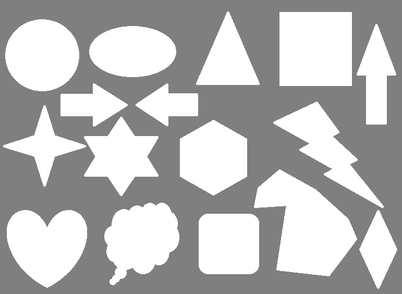
#> input picture CV04/match_shapes3.png, 402 x 294 px, shrunk from 771 x 564 before the run, found by its file name
$ python 5_matching_every_shape.py
#> lines starting #> are read from the running program, lines starting #| are printed output that depends on the picture; after the words box and inside, x2 and y2 are one past the last pixel; in counts of white or black regions, pixels touching at a corner belong together
"""
Matching contours using cv2.matchShapes() against a selected template shape

개요
    이진화 과정을 거친 영상에 대해 검출한 컨투어 객체에 대해 랜덤 함수로 선택한 컨투어를 번호를
    기준 (template)으로 할 때 각 객체와의 Hu moment의 매칭 score를 3가지 관점(I1~I3)으로 보였다.
    그림에서 좌측 상단은 검출한 컨투어와 그 번호를 보였고, 임의 선택된 객체는 분홍색으로 표시하였다.
    나머지 화면은 해당 객체의 매칭 score를 3가지 지표(I1~I3)로 보인 것이다.


미션
    100% 모양이 같은 shape 객체를 한 화면에 10개의 같은 shape를 복사해 넣는다
    방법: 1. 그림판 혹은 유사도구를 사용한 그림 파일 생성(기본 점수), 2. 프로그램 구현(가점 점수)
    크기 조정, 회전 각도 조정, 위치 이동
    매칭 지표별: 특정한 변동에 대해 자기자신에 가장 가까운 매칭 스코어를 보이는 shape를 다음과 같이 순차적으로 나열하고 통계를 구해 보자.
       매칭지표1, 크기변동, 제1 shape(자기 자신), 제2 shape, ...... 평균, 표준편차
       매칭지표2, 크기변동, 제1 shape(자기 자신), 제2 shape, ...... 평균, 표준편차
       매칭지표3, 크기변동, 제1 shape(자기 자신), 제2 shape, ...... 평균, 표준편차

       매칭지표1, 회전변동, 제1 shape(자기 자신), 제2 shape, ...... 평균, 표준편차
       매칭지표2, 회전변동, 제1 shape(자기 자신), 제2 shape, ...... 평균, 표준편차
       매칭지표3, 회전변동, 제1 shape(자기 자신), 제2 shape, ...... 평균, 표준편차

       매칭지표1, 위치변동, 제1 shape(자기 자신), 제2 shape, ...... 평균, 표준편차
       매칭지표2, 위치변동, 제1 shape(자기 자신), 제2 shape, ...... 평균, 표준편차
       매칭지표3, 위치변동, 제1 shape(자기 자신), 제2 shape, ...... 평균, 표준편차

    위 자료를 바탕으로 분석자료를 도출하시오.
    1. 가장 크기 변동에 견실한 특징을 보이는 매칭 지표는?
    2. 가장 회전 변동에 견실한 특징을 보이는 매칭 지표는?
    3. 가장 위치 변동에 견실한 특징을 보이는 매칭 지표는?


"""

# Import required packages:

Path = '../data/'               # 현재 상위 폴더의 상위 폴더 아래에 있는 data 폴더.

#Name = 'drawing1.png'
Name = 'drawing2.png'   # 검토 대상. 같은 모양이 회전 상태로 배열..
# [8 lines of commented-out code are left out]
Name = 'match_shapes3.png'      # 추천 영상


import numpy as np
import cv2
from matplotlib import pyplot as plt

def centroid(moments):
    """Returns centroid based on moments"""

    x_centroid = round(moments['m10'] / moments['m00'])
    y_centroid = round(moments['m01'] / moments['m00'])
    return x_centroid, y_centroid

def get_position_to_draw(text, point, font_face, font_scale, thickness):
    """Gives the coordinates to draw centered"""

    text_size = cv2.getTextSize(text, font_face, font_scale, thickness)[0]
    text_x = point[0] - text_size[0] / 2
    text_y = point[1] + text_size[1] / 2
    return round(text_x), round(text_y)

def show_img_with_matplotlib(color_img, title, pos):
    """Shows an image using matplotlib capabilities"""

    # Convert BGR image to RGB
    img_RGB = color_img[:, :, ::-1]

    ax = plt.subplot(2, 2, pos)
    plt.imshow(img_RGB)
    plt.title(title)
    plt.axis('off')

FullName = Path + Name
image = cv2.imread(FullName)   # 편의상 모노 영상도 3채널로 읽은 것으로 가정한다.
#> image is the input picture: shape (294, 402, 3); min 105, max 255, mean 184.1
assert image is not None, "Failed to load image file:"
gray_image = cv2.cvtColor(image, cv2.COLOR_BGR2GRAY)

# Apply cv2.threshold() to get binary images:
#ret, thresh = cv2.threshold(gray_image, 70, 255, cv2.THRESH_BINARY_INV)
otsu_thr, thresh = cv2.threshold(gray_image,  # otsu_thr = 연산된 임계치. , otsu_mask = 바이너리 영상
                                    -1,     # 원래 임계값을 지정하는 것인데  오츠는 자동 연산하기 때문에 활용되지 않는다.
                                    255,    # 임계값 보다 클 경우 배정될 값. 나머지는 0이된다.
                                    cv2.THRESH_BINARY | cv2.THRESH_OTSU)
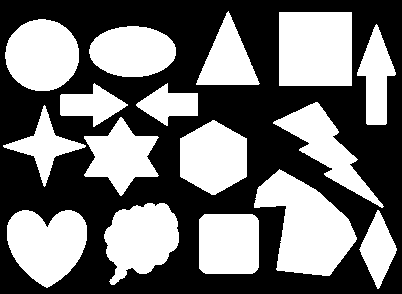
#> thresh: shape (294, 402); 44.8% white; 16 white regions
#> otsu_thr = 190

# Find contours using the thresholded images:
contours, hierarchy = cv2.findContours(thresh, cv2.RETR_EXTERNAL, cv2.CHAIN_APPROX_NONE)
#> contours = 16 contours; largest, box (x1, y1, x2, y2) and area: (254, 169, 357, 276) 6056, (279, 12, 352, 86) 5256, (7, 210, 87, 288) 4402, (5, 19, 79, 91) 4078, (104, 203, 179, 285) 4072

# template contour num. 찾고자 하는 shape의 contour number
# 매칭 시켜보고자 하는 컨투어의 번호를 랜덤하게 선택하게 하였다.
import random
num_t = random.randint(0, len(contours))  # [0, 256) : 0~255 중의 정수
#> num_t = 12


# 빈 공간에 컨투어를 그리고 컨투어의 번호를 적어 넣는다.
img = np.full_like(image, 255)

for i, c in enumerate(contours):      # 윤곽선 별로 모멘트를 계산한다.
    if i == num_t:
        c_color = (255, 0, 255)     # magenta
        line_thick = 5      # 윤곽선의 두께.
    else:
        c_color = (70, 70, 70)
        line_thick = 2
#> (the run stopped early here; a loop or call above may not have finished)
